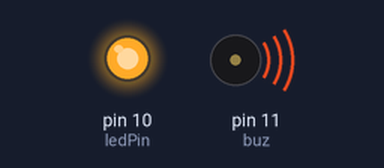
Simulated run of this sketch. Board: Arduino Uno, built with avr-gcc and run on an emulated ATmega328P. Parts: output pins drawn as LEDs (lit = HIGH), buzzer (waves = sounding).

Above: at 1.0 s.
At 5.6 s:
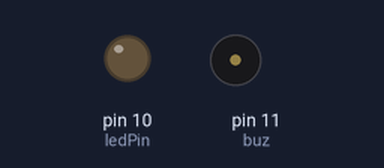
Timing chart, 0 to 10.7 s (numbered marks = the images above):
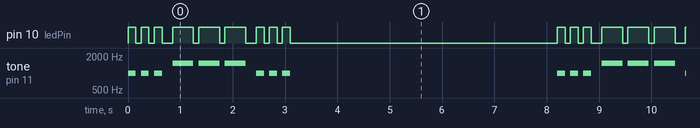

The sketch:

S.O.S_Distress_Signal.ino
```cpp
int ledPin = 10;
int buz = 11;
void setup() {
  pinMode(ledPin,OUTPUT);
  pinMode(buz,OUTPUT);
}

void loop() {
  dot();
  delay(100);
  dash();
  delay(100);
  dot();
  delay(5000);

}
void dot(){
  for (int x = 0; x < 3; x++){
    digitalWrite(ledPin, HIGH);
    tone(buz,1000);
    delay(150);
    digitalWrite(ledPin, LOW);
    noTone(buz);
    delay(100);
  }
}
void dash(){
  for (int x = 0; x < 3; x++){
    digitalWrite(ledPin, HIGH);
    tone(buz,1500);
    delay(400);
    digitalWrite(ledPin,LOW);
    noTone(buz);
    delay(100);
  }
}
/*
int p = 10; // pin LED
int b = 11;  // buzzer
void setup() {
  pinMode(p, OUTPUT);
  pinMode(b, OUTPUT);
}

void loop() {
  String mot = "KADER";
  String morse = tM(mot);

  bM(morse);
}

// fonction texte -> morse
String tM(String s) {
  String m[26] = {
    ".-","-...","-.-.","-..",".","..-.","--.","....","..",".---",
    "-.-",".-..","--","-.","---",".--.","--.-",".-.","...","-",
    "..-","...-",".--","-..-","-.--","--.."
  };

  String r = "";

  for (int i = 0; i < s.length(); i++) {
    char c = toupper(s[i]);

    if (c >= 'A' && c <= 'Z') {
      r += m[c - 'A'];
      r += " ";
    }
  }
  return r;
}

// fonction LED morse + buzzeur
void bM(String s) {
  int d = 200; // durée de base

  for (int i = 0; i < s.length(); i++) {
    char c = s[i];

    if (c == '.') {
      digitalWrite(p, HIGH);
      tone(b,1000);
      delay(d);
      digitalWrite(p, LOW);
    }
    else if (c == '-') {
      digitalWrite(p, HIGH);
      tone(b,1500);
      delay(3 * d);
      digitalWrite(p, LOW);
    }

    delay(d); // pause entre symboles

    if (c == ' ') {
      delay(2 * d); // pause entre lettres
    }
  }
}*/
```

Measured:
- by itself, pin 10 (ledPin): repeats every 8.2 s: 2 × (LOW 0.10 s, HIGH 0.15 s), LOW 0.20 s, 2 × (HIGH 0.40 s, LOW 0.10 s), HIGH 0.40 s, LOW 0.20 s, 2 × (HIGH 0.15 s, LOW 0.10 s), HIGH 0.15 s, LOW 5.1 s, HIGH 0.15 s
- by itself, tone on pin 11 (buz): repeats every 8.2 s: 2 × (silent 0.10 s, 1000 Hz 0.15 s), silent 0.20 s, 2 × (1500 Hz 0.40 s, silent 0.10 s), 1500 Hz 0.40 s, silent 0.20 s, 2 × (1000 Hz 0.15 s, silent 0.10 s), 1000 Hz 0.15 s, silent 5.1 s, 1000 Hz 0.15 s
